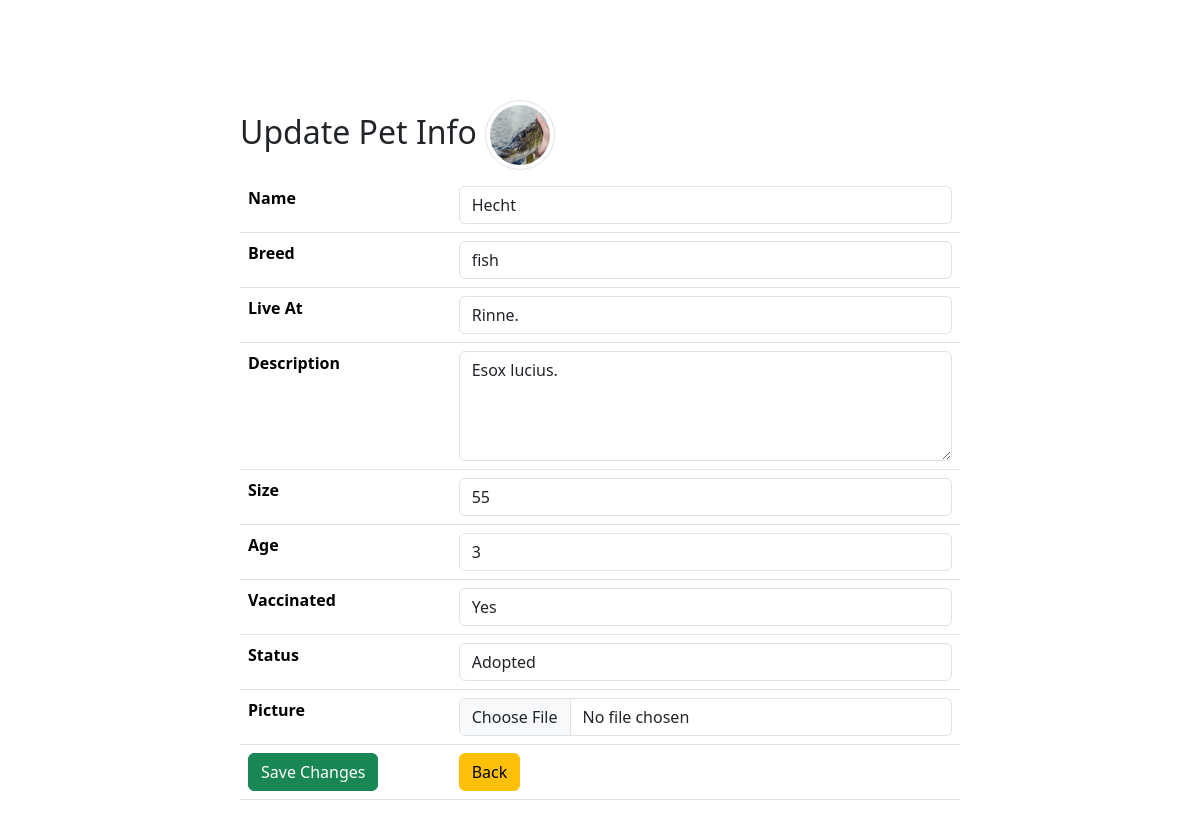
/products/update.php?id=1 (signed in), run on the app's committed database.
### tables this page shows
CREATE TABLE `animals` (
  `name` varchar(50) NOT NULL,
  `live_at` varchar(255) NOT NULL,
  `description` text NOT NULL,
  `size` int(11) NOT NULL,
  `age` int(11) NOT NULL,
  `vaccinated` enum('yes','no') NOT NULL,
  `breed` varchar(255) NOT NULL,
  `status` enum('adopted','available') NOT NULL DEFAULT 'available',
  `picture` varchar(255) DEFAULT NULL,
  `id` int(11) NOT NULL
);

### products/update.php (the view, shortened to what this page needs)
<?php
require_once '../includes/db_connect.php';
if ($_GET['id']) {
    $id = $_GET['id'];
    $sql = "SELECT * FROM animals WHERE id = {$id}";
    $result = mysqli_query($connect, $sql);
    if (mysqli_num_rows($result) == 1) {
        $data = mysqli_fetch_assoc($result);
        $name = $data['name'];
        $breed = $data['breed'];
        $picture = $data['picture'];
        $live_at = $data['live_at'];
        $size = $data['size'];
        $age = $data['age'];
        $vaccinated = $data['vaccinated'];
        $status = $data['status'];
        $description = $data['description'];
    } else {
        echo "error";
    }
} else {
    echo "error";
}
?>
<!DOCTYPE html>
<html>
<head>
    <?php require_once '../includes/bootstrap.php' ?>
</head>
<body>
    <fieldset>
        <legend class='h2'>Update Pet Info <img class='img-thumbnail rounded-circle'
                src='../pictures/<?php echo $picture ?>' alt="<?php echo $name ?>"></legend>
        <form action="../actions/update.php" method="POST" enctype="multipart/form-data">
            <table class="table">
                <tr>
                    <th>Name</th>
                    <td><input class="form-control" type="text" name="name" placeholder="Pet Name"
                            value="<?php echo $name ?>" /></td>
                </tr>
                <tr>
                    <th>Breed</th>
                    <td><input class="form-control" type="text" name="breed" placeholder="Breed"
                            value="<?php echo $breed ?>" /></td>
                </tr>
                <tr>
                    <th>Live At</th>
                    <td><input value="<?php echo $live_at ?>" class='form-control' type="text" name="live_at"
                            placeholder="Pets Adress" /></td>
                </tr>
                <tr>
                    <th>Description</th>
                    <td><textarea class='form-control' type="text" name="description" placeholder="Description"
                            rows="4"><?php echo $description ?></textarea></td>
                </tr>
                <tr>
                    <th>Size</th>
                    <td><input value="<?php echo $size ?>" class='form-control' type="number" name="size"
                            placeholder="Size in cm" /></td>
                </tr>
                <tr>
                    <th>Age</th>
                    <td><input value="<?php echo $age ?>" class='form-control' type="number" name="age"
                            placeholder="Age" /></td>
                </tr>
                <tr>
                    <th>Vaccinated</th>
                    <td>
                        <select name="vaccinated" class="form-control">
                            <optgroup>
                                <option <?php if ($vaccinated == 'yes') {
                                            echo 'selected';
                                        } ?> value="yes">Yes</option>
                            </optgroup>
                        </select>
                    </td>
                </tr>
                <tr>
                    <th>Status</th>
                    <td>
                        <select name="status" class="form-control">
                            <optgroup>
                                <option <?php if ($status == 'adopted') {
                                            echo 'selected';
                                        } ?> value="adopted">Adopted</option>
                            </optgroup>
                        </select>
                    </td>
                </tr>
                <tr>
                    <th>Picture</th>
                    <td><input class="form-control" type="file" name="picture" /></td>
                </tr>
                <tr>
                    <td><button class="btn btn-success" type="submit">Save Changes</button></td>
                    <td><a href="../pages/dashboard.php"><button class="btn btn-warning"
                                type="button">Back</button></a></td>
                </tr>
            </table>
        </form>
    </fieldset>
</body>
</html>

### products/update.php (style rules this page uses)
fieldset { margin: auto; margin-top: 100px; width: 60%; }
.img-thumbnail { width: 70px !important; height: 70px !important; }

### data on the page
animals: picture (picture), name "Hecht", breed "fish", live_at "Rinne.", description "Esox lucius.", size "55", age "3", vaccinated "Yes", status "Adopted"
